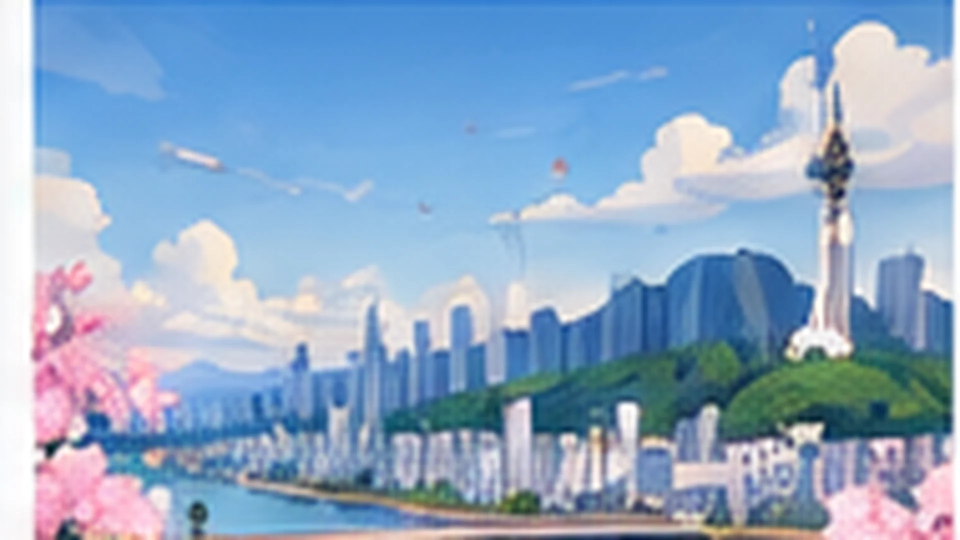
#> input picture wonder 3/earthus-v3-wonder/assets/background/02_korea_seoul.webp, 1920 x 1080 px (shown at 1/2 size)
$ python -i import-background-pack.py   (imports and definitions only)
#> lines starting #> are read from the running program, lines starting #| are printed output that depends on the picture
# EARTHUS V3 WONDER — Background Pack v1 편입 (PD 2026-09-13 "BACKGROUND PACK INSERTION")
#
#   python scripts/import-background-pack.py [--zip <path>] [--report-only]
#
# 하는 일 (원본 ZIP 은 읽기만 한다):
#   1. ZIP 무결성(testzip)·SHA-256·목록·manifest 를 읽는다
#   2. 24장을 임시 폴더에 풀어 실제 픽셀을 잰다 — 크기·비율·가장자리 여백(카탈로그 시트 흔적)·이웃 그림 잔재·유효 해상도(1/4 PSNR)
#   3. 눈 검수 메모(NOTES) 와 합쳐 assets/background_quality_report.json 을 쓴다 (ACCEPT / REJECT / REVIEW + productionStatus)
#   4. assets/background/*.webp 로 바이트 그대로 복사하고(원본 보존), assets/background_manifest.json (실측·상태·safeCrop·region·version·hash) 을 쓴다
#   5. 팩 manifest 원본은 assets/background_manifest.pack-v1.json 으로, 가이드는 docs/BACKGROUND_PRODUCTION_GUIDE_v1.md 로 바이트 그대로 복사
# 판정 규칙(PD): 글자·지역명·UI·버튼·로고·워터마크·캐릭터·다른 장소 썸네일·카드 프레임·인포그래픽·합성 흔적 → PRODUCTION_REJECT.
#   내용 위반(글자·UI·캐릭터 등)은 눈 검수 결과를 NOTES/VIOLATIONS 에 적는다. 시트 여백·이웃 잔재는 자동 측정으로 잡고 safeCropPx 로 화면에서 잘라낸다.
#   상태: 내용 위반 → REJECT(런타임 로드 금지) · 여백/잔재/저해상만 → REVIEW(safe-crop 후보로 런타임 허용, production 은 REJECT) · 흠 없음 → ACCEPT
import argparse, hashlib, io, json, math, os, sys, tempfile, zipfile
# [1 line not run here, left out]
from PIL import Image, ImageFilter
import numpy as np

ROOT = os.path.dirname(os.path.dirname(os.path.abspath(__file__)))
ap = argparse.ArgumentParser()
# [3 lines not run here, left out]

# 눈 검수 메모 (2026-09-13, 1024px 미리보기 + 가장자리 확대 시트). 내용 위반이 보이면 VIOLATIONS 에 적는다 → REJECT.
NOTES = {
 '01': '우주+지구 반구. 좌우 12~16px 밝은 여백. 글자·UI 없음',
 '02': '서울 스카이라인·남산타워·벚꽃. 왼쪽 68px 흰 여백, 오른쪽 12px',
 '03': '부산 항만·대교. 좌 70·우 43·위 11px 여백',
 '04': '경주 한옥·단풍·산. 왼쪽 41px 여백, 왼쪽 가장자리에 이웃 그림 색 잔재',
 '05': '제주 바다·한라산·유채. 왼쪽 73px 흰 여백',
 '06': '푸른 하늘·구름. 흰 여백 0 이나 왼쪽 띠에 이웃 그림(초록·파랑) 잔재',
 '07': '노을 하늘·해. 오른쪽 10px 여백, 왼쪽 가장자리에 이웃 하늘(파랑) 잔재',
 '08': '은하수 밤하늘. 왼쪽 68px 흰 여백',
 '09': '설산 연봉. 좌우 13px 여백',
 '10': '티베트 궁전·설산. 왼쪽 67px 여백',
 '11': '사하라 사구·해. 좌 70·우 49px 여백',
 '12': '사바나 아카시아. 좌 29·우 44px 여백',
 '13': '숲·계곡. 좌 32·우 25px 여백',
 '14': '정글 폭포. 좌 48·우 12px 여백',
 '15': '얕은 바다·산호 해변. 좌 59·우 37px 여백',
 '16': '수중 암초·빛줄기. 왼쪽 39px 여백',
 '17': '열대 섬. 좌우 13px 여백, 왼쪽 가장자리에 이웃 바다색 잔재',
 '18': '절벽 해안. 왼쪽 68px 여백',
 '19': '분화 화산. 좌 69·우 48·아래 11px 여백',
 '20': '사막 오아시스·야자. 좌 27·우 42px 여백',
 '21': '초원·설산. 좌 33·우 30px 여백 (위쪽 흰 구름은 여백 아님)',
 '22': '툰드라 빙원. 좌 50·우 20px 여백',
 '23': '협곡·강. 좌 58·우 37px 여백',
 '24': '오로라·설원. 왼쪽 39px 여백',
}
VIOLATIONS = {}   # 예: {'02': ['text']} — 2026-09-13 눈 검수: 24장 모두 글자·UI·로고·워터마크·캐릭터 없음
SKY_TOP_FALSE_POSITIVE = {'21'}   # 위쪽 흰 띠가 구름인 파일 — 여백으로 세지 않는다

REGION_MAP = {'earth': [], 'seoul': ['east-asia'], 'busan': ['east-asia'], 'gyeongju': ['east-asia'], 'jeju': ['east-asia'], 'day': [], 'sunset': [], 'night': [],
  'himalaya': ['south-asia'], 'tibet': ['south-asia'], 'sahara': ['north-africa'], 'savanna': ['africa'], 'forest': ['europe'], 'jungle': ['south-america'], 'ocean_shallow': ['southeast-asia'], 'underwater': [],
  'island': ['oceania'], 'coast': ['east-asia'], 'volcano': [], 'desert_oasis': ['middle-east'], 'grassland': ['north-america'], 'tundra': ['siberia', 'polar'], 'canyon': ['north-america'], 'aurora': ['polar']}
GEO = {'seoul': {'lat': 37.57, 'lon': 126.98, 'radiusKm': 60}, 'busan': {'lat': 35.18, 'lon': 129.08, 'radiusKm': 60}, 'gyeongju': {'lat': 35.86, 'lon': 129.22, 'radiusKm': 40}, 'jeju': {'lat': 33.5, 'lon': 126.53, 'radiusKm': 60}}
LOADING = {'world': 'on-demand', 'korea': 'region-lazy', 'atmosphere': 'on-demand', 'region': 'region-lazy'}

def sha(b): return hashlib.sha256(b).hexdigest()

def measure(path):
#> called with path = '../assets/background/02_korea_seoul.webp'
    im = Image.open(path); im.load(); rgb = im.convert('RGB'); a = np.asarray(rgb).astype(np.float32); H, W, _ = a.shape
#> in measure, im is the input picture: PIL image 1920x1080 RGB; mean R, G, B 142.2, 168.8, 198.3
#> after `H, W, _ = a.shape`: H = 1080; W = 1920
    lum = a.mean(axis=2)
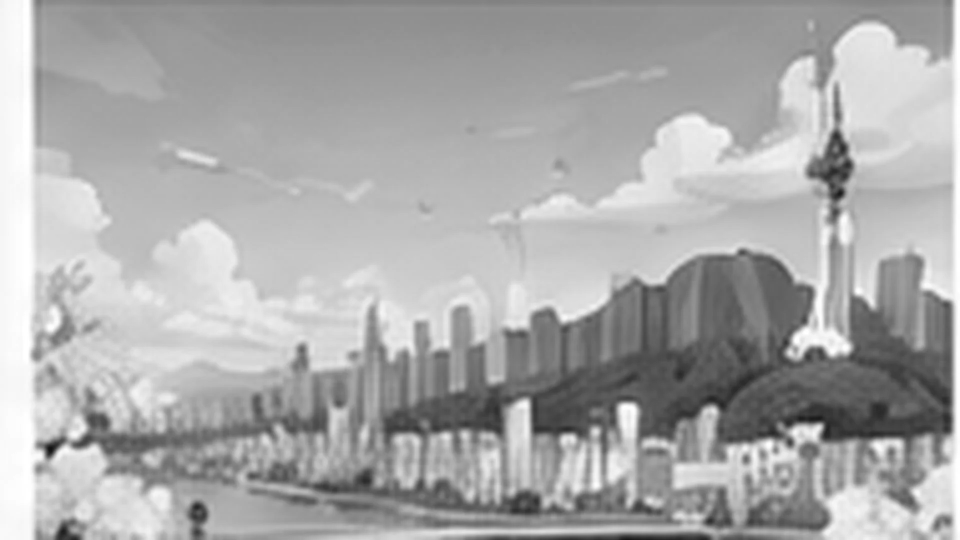
#> lum: shape (1080, 1920) float32 (shown at 1/2 size); min 17.67, max 255, mean 169.8
    def strip(means, stds):
        n = 0
        for m, s in zip(means, stds):
            if m > 215 and s < 32: n += 1
            else: break
        return n
    colm, cols, rowm, rows_ = lum.mean(axis=0), lum.std(axis=0), lum.mean(axis=1), lum.std(axis=1)
#> colm = 1920 values, max 254.1 at index 1917, min 140.8 at index 1445, mean 169.8; cols = 1920 values, max 58.17 at index 1687, min 1.09 at index 1918, mean 38.15; rowm = 1080 values, max 203.8 at index 500, min 118.8 at index 841, mean 169.8; rows_ = 1080 values, max 65.64 at index 1079, min 15.42 at index 468, mean 36.39
    white = {'left': strip(colm, cols), 'right': strip(colm[::-1], cols[::-1]), 'top': strip(rowm, rows_), 'bottom': strip(rowm[::-1], rows_[::-1])}
#> the loop in strip, `for m, s in zip(means, stds):` made 69 passes
#> (m, s) on passes 1 to 12: (246.8, 1.78), (246.8, 1.78), (246.8, 1.78), (246.8, 1.78), (246.9, 1.79), (246.9, 1.79), (246.9, 1.79), (246.9, 1.79), (247.5, 1.77), (247.5, 1.77), (247.6, 1.75), (247.6, 1.74)
#> after the loop in strip, `for m, s in zip(means, stds):`: n = 68
#> the loop in strip (call 2), `for m, s in zip(means, stds):` made 13 passes
#> (m, s) on passes 1 to 12: (254.1, 1.13), (254.1, 1.09), (254.1, 1.13), (253.9, 1.28), (252.8, 2.04), (250.9, 2.8), (247.7, 3.68), (243.3, 5.63), (238.3, 8.53), (232.6, 11.76), (226.6, 14.66), (219.9, 18.64)
#> white = {'left': 68, 'right': 12, 'top': 0, 'bottom': 0}
    d = lambda e, r: round(float(np.linalg.norm(e - r)))
    delta = {'left': d(a[:, :40].mean(axis=(0, 1)), a[:, 120:280].mean(axis=(0, 1))), 'right': d(a[:, -40:].mean(axis=(0, 1)), a[:, -280:-120].mean(axis=(0, 1))),
             'top': d(a[:40].mean(axis=(0, 1)), a[120:280].mean(axis=(0, 1))), 'bottom': d(a[-40:].mean(axis=(0, 1)), a[-280:-120].mean(axis=(0, 1)))}
#> delta = {'left': 116, 'right': 54, 'top': 59, 'bottom': 43}
    small = rgb.resize((W // 4, H // 4), Image.LANCZOS).resize((W, H), Image.BICUBIC); b = np.asarray(small).astype(np.float32)
    mse = float(((a - b) ** 2).mean()); psnr = round(10 * math.log10(255 ** 2 / mse), 1) if mse > 0 else 99.0
#> after `mse = float(((a - b) ** 2).mean())`: mse = 0.94
#> after `psnr = round(10 * math.log10(255 ** 2 / mse), 1) if mse > 0 else 99.0`: psnr = 48.4
    return {'w': W, 'h': H, 'mode': im.mode, 'format': im.format, 'white': white, 'delta': delta, 'psnr_quarter': psnr}

# [1 line that did not run here, left out]
# [1 line that did not run here, left out]
# [1 line not run here, left out]
# [1 line that did not run here, left out]
# [1 line that did not run here, left out]
# [2 lines not run here, left out]

tmp = tempfile.mkdtemp(prefix='bgpack-')
# [1 line not run here, left out]
# [8 lines that did not run here, left out]
# [4 lines that did not run here, left out]
counts = {'ACCEPT': 0, 'REJECT': 0, 'REVIEW': 0}
# [29 lines not run here, left out]
# [2 lines that did not run here, left out]
def dump(obj, rel):
    p = os.path.join(ROOT, rel); os.makedirs(os.path.dirname(p), exist_ok=True)
    with open(p, 'w', encoding='utf-8', newline='\n') as fh: json.dump(obj, fh, ensure_ascii=False, indent=1); fh.write('\n')
# [9 lines not run here, left out]

>>> result = measure('../assets/background/02_korea_seoul.webp')
#> result = 7 items

$ run again, on wonder 3/earthus-v3-wonder/assets/background/20_region_desert_oasis.webp
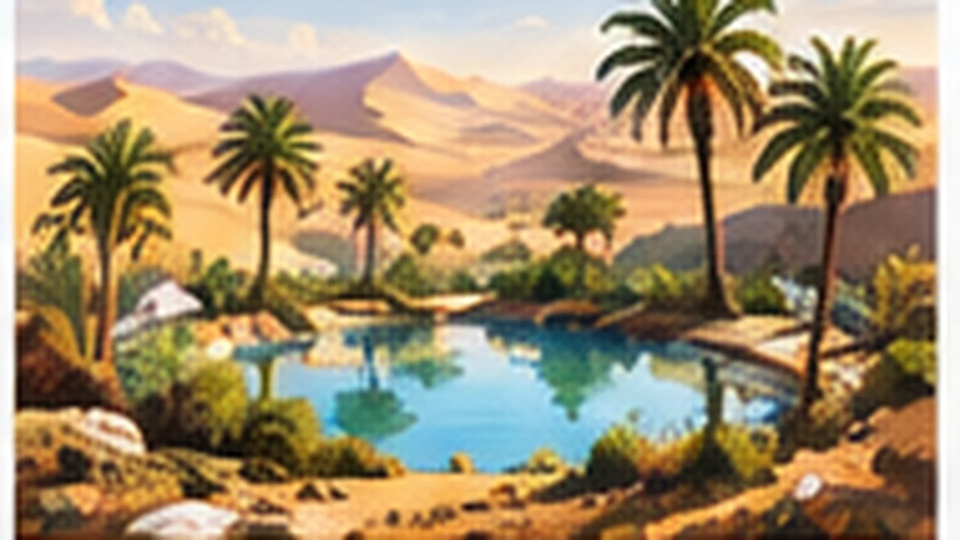
#> input picture wonder 3/earthus-v3-wonder/assets/background/20_region_desert_oasis.webp, 1920 x 1080 px (shown at 1/2 size)
#> in measure, im is the input picture: PIL image 1920x1080 RGB; mean R, G, B 161.5, 141.2, 108
#> in measure, `lum = a.mean(axis=2)`:
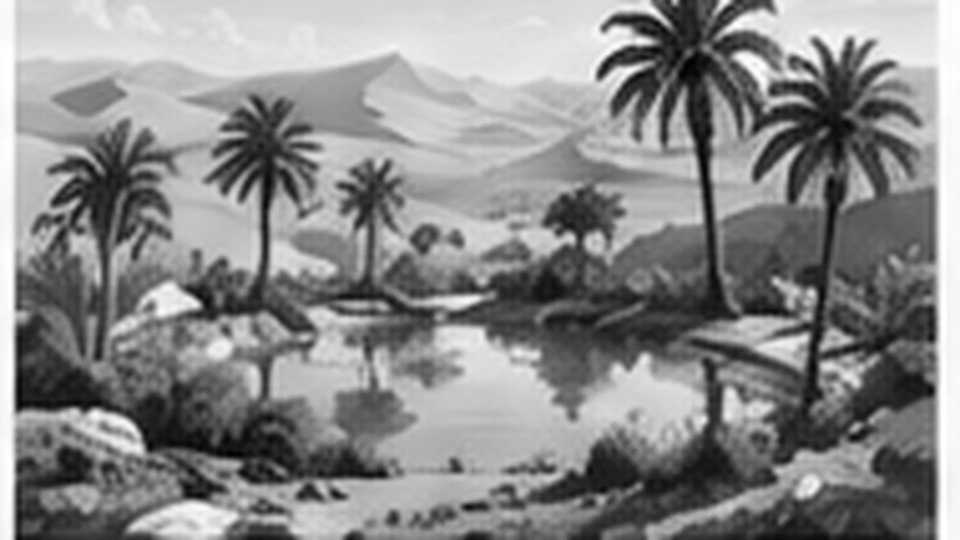
#> lum: shape (1080, 1920) float32 (shown at 1/2 size); min 0, max 255, mean 136.9
#> colm = 1920 values, max 253.9 at index 1888, min 58.67 at index 1416, mean 136.9; cols = 1920 values, max 71.64 at index 507, min 1.38 at index 1888, mean 55.13; rowm = 1080 values, max 205.9 at index 58, min 79.1 at index 1079, mean 136.9; rows_ = 1080 values, max 70.59 at index 807, min 42.14 at index 554, mean 57.49
#> the loop in strip, `for m, s in zip(means, stds):` made 28 passes
#> (m, s) on passes 1 to 8: (247, 2.86), (247, 2.86), (247.3, 2.67), (247.3, 2.67), (247.9, 2.7), (248.1, 2.55), (248.8, 2.14), (249, 2.19)
#> after the loop in strip, `for m, s in zip(means, stds):`: n = 27
#> the loop in strip (call 2), `for m, s in zip(means, stds):` made 43 passes
#> (m, s) on passes 1 to 8: (248.5, 2.15), (248.5, 2.15), (248.5, 2.15), (248.5, 2.15), (248.5, 2.15), (248.5, 2.15), (248.5, 2.15), (248.5, 2.15)
#> white = {'left': 27, 'right': 42, 'top': 0, 'bottom': 0}
#> delta = {'left': 164, 'right': 257, 'top': 87, 'bottom': 43}
#> mse = 1.44
#> psnr = 46.5
#> result = 7 items

$ run again, on wonder 3/earthus-v3-wonder/assets/background/21_region_grassland.webp
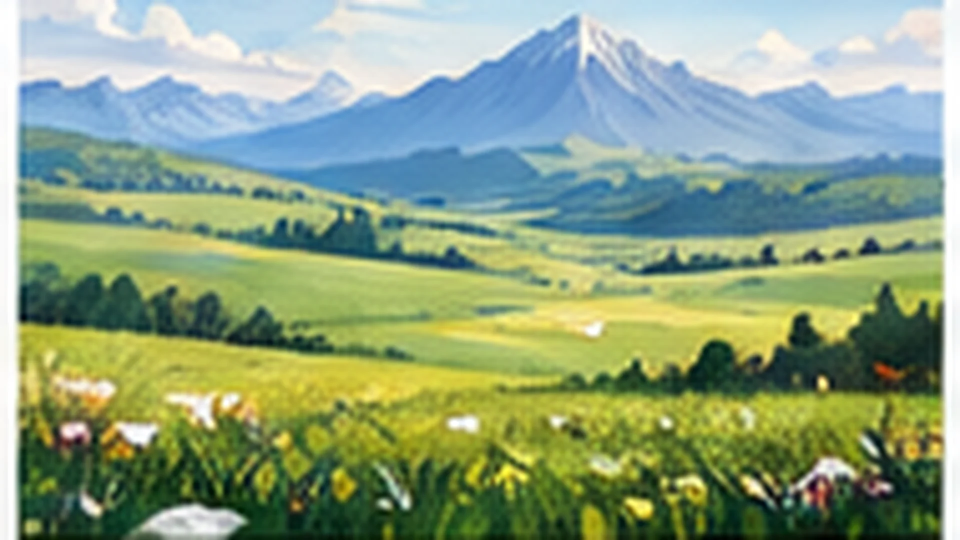
#> input picture wonder 3/earthus-v3-wonder/assets/background/21_region_grassland.webp, 1920 x 1080 px (shown at 1/2 size)
#> in measure, im is the input picture: PIL image 1920x1080 RGB; mean R, G, B 140.6, 161.1, 129.9
#> in measure, `lum = a.mean(axis=2)`:
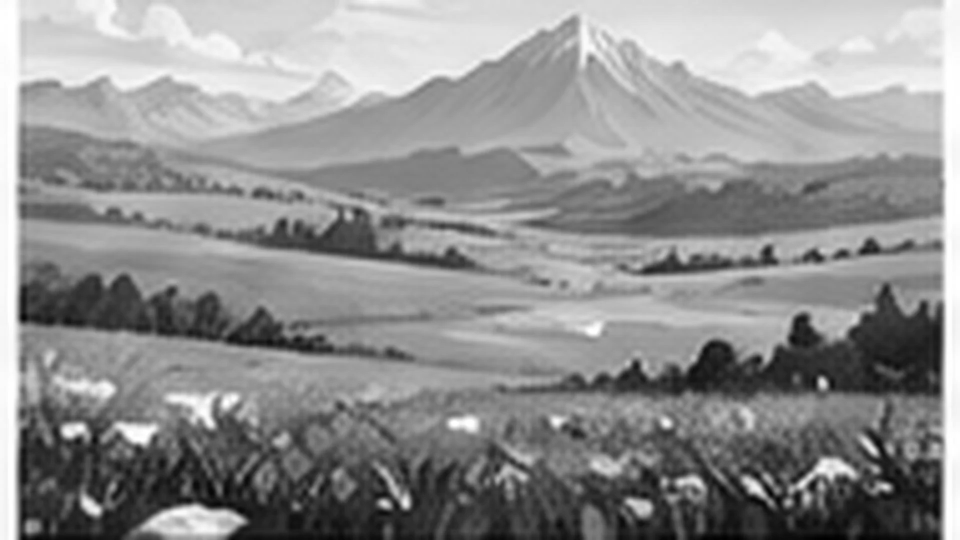
#> lum: shape (1080, 1920) float32 (shown at 1/2 size); min 0.667, max 255, mean 143.8
#> colm = 1920 values, max 254.4 at index 21, min 112.1 at index 47, mean 143.8; cols = 1920 values, max 70.57 at index 1846, min 1.18 at index 19, mean 54.77; rowm = 1080 values, max 222.1 at index 54, min 41.8 at index 1079, mean 143.8; rows_ = 1080 values, max 63.77 at index 639, min 9.59 at index 24, mean 38.51
#> the loop in strip, `for m, s in zip(means, stds):` made 34 passes
#> (m, s) on passes 1 to 8: (249.6, 2.23), (249.6, 2.23), (249.6, 2.23), (249.6, 2.24), (249.4, 2.43), (249.4, 2.43), (249.3, 2.54), (249, 2.76)
#> after the loop in strip, `for m, s in zip(means, stds):`: n = 33
#> the loop in strip (call 2), `for m, s in zip(means, stds):` made 31 passes
#> (m, s) on passes 1 to 8: (250.7, 3.3), (250.7, 3.3), (250.7, 3.3), (250.7, 3.3), (250.6, 3.41), (250.6, 3.41), (250.3, 3.45), (250.3, 3.48)
#> white = {'left': 33, 'right': 30, 'top': 122, 'bottom': 0}
#> delta = {'left': 175, 'right': 170, 'top': 50, 'bottom': 98}
#> mse = 1.27
#> psnr = 47.1
#> result = 7 items
